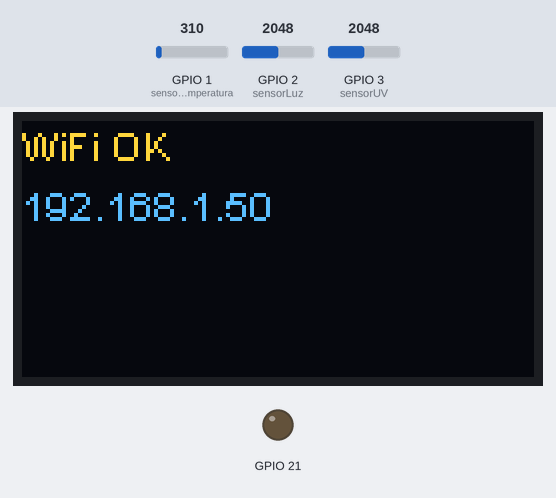
Recording of a sketch running on a simulated ESP32. Parts: 128×64 one-colour display, output pins drawn as LEDs (lit = HIGH). Inputs (shaded band) come from the test bench; at power-on: GPIO 1 (sensorTemperatura) = 310, GPIO 2 (sensorLuz) = 2048, GPIO 3 (sensorUV) = 2048. The OLED is the two-colour kind (top 16 rows yellow); WiFi joins after 1.5 s; servers stay silent unless stated; what the sketch prints to the serial monitor is not drawn.

Above: at 1.92 s.

The sketch:

08_heltecluztempuvsinssid.ino
```cpp
#include "Arduino.h"
#include <WiFi.h>
#include <ThingSpeak.h>
#include <Wire.h>
#include "HT_SSD1306Wire.h"

//====================================================
// WIFI
//====================================================
const char* ssid = "";
const char* password = "";

//====================================================
// THINGSPEAK
//====================================================
unsigned long channelID = 3427516;
const char* writeAPIKey = "3V4SYV120EWIIEPQ";

//====================================================
// SENSORES
//====================================================
const int sensorLuz = 2;           // GPIO2
const int sensorTemperatura = 1;   // GPIO1 (LM35)
const int sensorUV = 3;            // GPIO3 (GUVA-S12SD)

//====================================================
// OLED
//====================================================
SSD1306Wire factory_display(
  0x3c,
  500000,
  SDA_OLED,
  SCL_OLED,
  GEOMETRY_128_64,
  RST_OLED
);

//====================================================

WiFiClient client;

//====================================================

void VextON()
{
  pinMode(Vext, OUTPUT);
  digitalWrite(Vext, LOW);
}

//====================================================

void conectarWiFi()
{
  WiFi.disconnect(true);
  delay(100);

  WiFi.mode(WIFI_STA);
  WiFi.begin(ssid, password);

  factory_display.clear();
  factory_display.drawString(0,0,"Conectando...");
  factory_display.display();

  Serial.print("Conectando a ");
  Serial.println(ssid);

  while (WiFi.status() != WL_CONNECTED)
  {
    delay(500);
    Serial.print(".");
  }

  Serial.println();
  Serial.println("WiFi conectado");

  Serial.print("IP: ");
  Serial.println(WiFi.localIP());

  factory_display.clear();
  factory_display.drawString(0,0,"WiFi OK");
  factory_display.drawString(0,15,WiFi.localIP().toString());
  factory_display.display();
}

//====================================================

void setup()
{
  Serial.begin(115200);

  VextON();
  delay(100);

  factory_display.init();
  factory_display.clear();
  factory_display.display();

  conectarWiFi();

  ThingSpeak.begin(client);

  pinMode(sensorLuz, INPUT);
  pinMode(sensorTemperatura, INPUT);
  pinMode(sensorUV, INPUT);
}

//====================================================

void loop()
{
  if (WiFi.status() == WL_CONNECTED)
  {
    //====================================
    // SENSOR DE LUZ
    //====================================
    int luz = analogRead(sensorLuz);

    //====================================
    // SENSOR LM35
    //====================================
    int lecturaLM35 = analogRead(sensorTemperatura);

    float voltaje = lecturaLM35 * (3.3 / 4095.0);
    float temperatura = voltaje * 100.0;

    //====================================
    // SENSOR UV
    //====================================
    int lecturaUV = analogRead(sensorUV);

    float voltajeUV = lecturaUV * (3.3 / 4095.0);

    //====================================
    // MONITOR SERIE
    //====================================

    Serial.println("-------------------------------------");

    Serial.print("Temperatura: ");
    Serial.print(temperatura,1);
    Serial.println(" °C");

    Serial.print("Nivel de luz: ");
    Serial.println(luz);

    Serial.print("Sensor UV: ");
    Serial.println(lecturaUV);

    Serial.print("Voltaje UV: ");
    Serial.print(voltajeUV,3);
    Serial.println(" V");

    //====================================
    // ENVIAR A THINGSPEAK
    //====================================

    ThingSpeak.setField(1, temperatura);
    ThingSpeak.setField(2, luz);
    ThingSpeak.setField(3, lecturaUV);

    int codigo = ThingSpeak.writeFields(channelID, writeAPIKey);

    //====================================
    // OLED
    //====================================

    factory_display.clear();

    if(codigo == 200)
    {
      Serial.println("Datos enviados correctamente");
      factory_display.drawString(0,0,"ThingSpeak OK");
    }
    else
    {
      Serial.print("Error: ");
      Serial.println(codigo);

      factory_display.drawString(0,0,"Error");
      factory_display.drawString(50,0,String(codigo));
    }

    factory_display.drawString(0,14,"Temp:");
    factory_display.drawString(42,14,String(temperatura,1)+" C");

    factory_display.drawString(0,28,"Luz:");
    factory_display.drawString(42,28,String(luz));

    factory_display.drawString(0,42,"UV:");
    factory_display.drawString(42,42,String(lecturaUV));

    // Barra de luz
    int anchoBarra = map(luz,0,4095,0,128);

    factory_display.drawRect(0,56,128,8);
    factory_display.fillRect(0,56,anchoBarra,8);

    factory_display.display();
  }
  else
  {
    Serial.println("WiFi desconectado");
  }

  // ThingSpeak gratuito: mínimo 15 segundos
  delay(20000);
}
```
